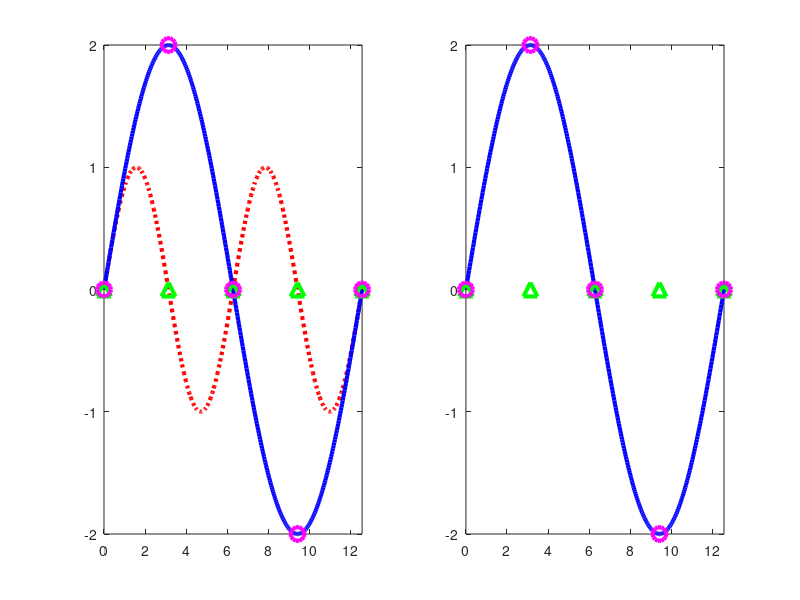

MATLAB code to generate this figure:
figure
x = 0:0.01*pi:pi*4; y = 0:pi:pi*8;
subplot(1,2,1)
plot(x,sin(x),'r:','LineWidth',3);hold on;
plot(x,2*sin(x/2),'b','LineWidth',3);hold on;
plot(y,sin(y),'g^','MarkerSize',10,'LineWidth',3);hold on;
plot(y,2*sin(y/2),'mo','MarkerSize',10,'LineWidth',3);hold on;xlim([0 pi*4])
subplot(1,2,2)
plot(x,sin(x),'r:','LineWidth',3);
plot(x,2*sin(x/2),'b','LineWidth',3);hold on;
plot(y,sin(y),'g^','MarkerSize',10,'LineWidth',3);
plot(y,2*sin(y/2),'mo','MarkerSize',10,'LineWidth',3);hold on;xlim([0 pi*4])
